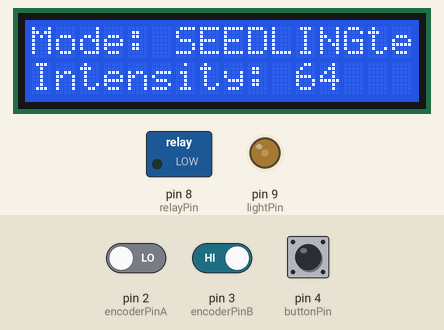
The sketch below on a simulated Arduino Uno, built with avr-gcc and run on an emulated ATmega328P. Parts: 16×2 character LCD, switched loads named in the sketch (green lamp = pin HIGH), output pins drawn as LEDs (lit = HIGH). Inputs (shaded band) come from the test bench; at power-on: pin 4 (buttonPin) HIGH, pin 2 (encoderPinA) LOW, pin 3 (encoderPinB) HIGH. The local clock reads 2024-03-15 10:24:30 at power-on unless the sketch sets it.

Above: at 3.2 s.
3.3 s: pin 4 (buttonPin) pulled LOW for 1.25 s
At 5.0 s:
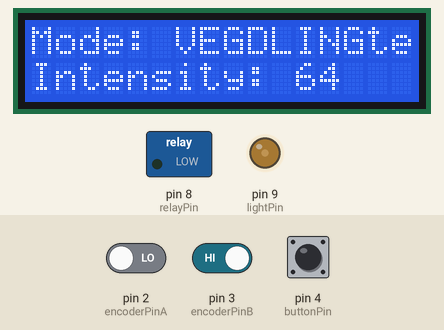
6.0 s: pin 4 (buttonPin) pulled LOW for 3.2 s
At 7.3 s:
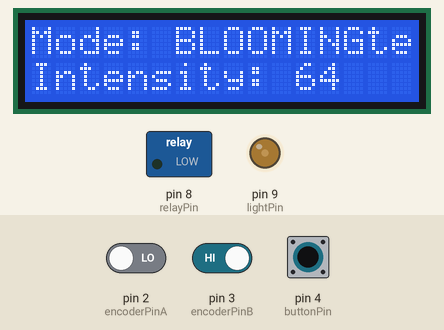
At 9.1 s:
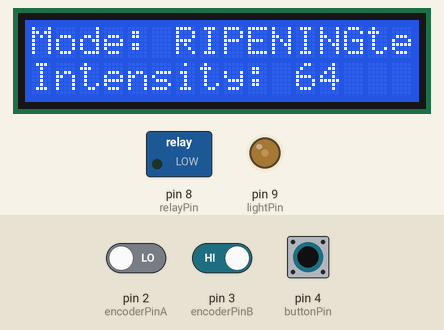
Timing chart, 0 to 10.6 s (numbered marks = the images above; inputs shaded):
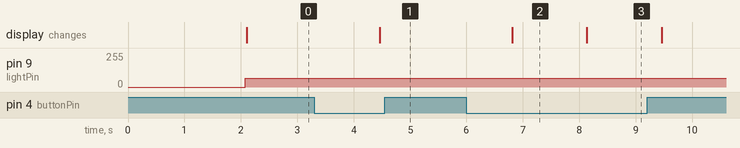

The sketch:

arduino_lightcontrol.ino
```cpp
#include <Wire.h>
#include <LiquidCrystal_I2C.h>
#include <RTClib.h>

// Pin definitions
const int lightPin = 9;            // PWM pin for dimmable grow light
const int encoderPinA = 2;         // Rotary encoder pin A
const int encoderPinB = 3;         // Rotary encoder pin B
const int buttonPin = 4;           // Button pin for encoder
const int relayPin = 8;            // Relay module pin (if used)

// LCD setup
LiquidCrystal_I2C lcd(0x27, 16, 2); // Change address if necessary

// RTC setup
RTC_DS3231 rtc;

// Rotary encoder variables
int encoderPos = 0;
int lastEncoderPos = 0;
bool buttonPressed = false;
int mode = 0; // Modes: 0 = SEEDLING, 1 = VEG, 2 = BLOOM, 3 = RIPEN

// Light intensity levels (0-255)
int intensityLevels[4] = {50, 150, 255, 150}; // Low, Medium, High, Medium

void setup() {
  // Initialize LCD
  lcd.begin();
  lcd.backlight();

  // Initialize RTC
  if (!rtc.begin()) {
    lcd.print("RTC failed");
    while (1);
  }
  if (rtc.lostPower()) {
    lcd.print("RTC lost power");
    // Set the RTC to the current date & time
    // rtc.adjust(DateTime(F(__DATE__), F(__TIME__)));
  }

  // Set up pins
  pinMode(lightPin, OUTPUT);
  pinMode(encoderPinA, INPUT);
  pinMode(encoderPinB, INPUT);
  pinMode(buttonPin, INPUT_PULLUP);
  pinMode(relayPin, OUTPUT); // Optional, if using relay

  // Initialize serial communication for debugging
  Serial.begin(9600);

  // Display startup message
  lcd.setCursor(0, 0);
  lcd.print("Grow Light System");
  delay(2000);
}

void loop() {
  // Read encoder
  int encoderA = digitalRead(encoderPinA);
  int encoderB = digitalRead(encoderPinB);

  if (encoderA != lastEncoderPos) {
    if (encoderB != encoderA) {
      encoderPos++;
    } else {
      encoderPos--;
    }
    lastEncoderPos = encoderA;
  }

  // Button press handling
  buttonPressed = !digitalRead(buttonPin);
  if (buttonPressed) {
    mode = (mode + 1) % 4; // Cycle through modes
    delay(300); // Debounce delay
  }

  // Get current time
  DateTime now = rtc.now();
  int hour = now.hour();
  int minute = now.minute();

  // Determine light intensity based on mode and time
  int lightIntensity = 0;
  int sunriseDuration = 30; // minutes to ramp up
  int sunsetDuration = 30;  // minutes to ramp down

  if (mode == 0) { // SEEDLING
    lightIntensity = intensityLevels[0];
  } else if (mode == 1) { // VEG
    lightIntensity = intensityLevels[1];
  } else if (mode == 2) { // BLOOM
    lightIntensity = intensityLevels[2];
  } else if (mode == 3) { // RIPEN
    lightIntensity = intensityLevels[3];
  }

  // Sunrise/Sunset Simulation
  int startHour = 6; // Sunrise hour
  int endHour = 18;  // Sunset hour

  if (hour >= startHour && hour < endHour) {
    int timeInDay = (hour - startHour) * 60 + minute;
    if (timeInDay < sunriseDuration * 60) {
      // Sunrise phase
      lightIntensity = map(timeInDay, 0, sunriseDuration * 60, intensityLevels[0], intensityLevels[1]);
    } else if (timeInDay > (endHour - startHour - sunsetDuration) * 60) {
      // Sunset phase
      lightIntensity = map(timeInDay, (endHour - startHour - sunsetDuration) * 60, (endHour - startHour) * 60, intensityLevels[1], intensityLevels[0]);
    } else {
      // Daytime
      lightIntensity = intensityLevels[1];
    }
  } else {
    // Nighttime
    lightIntensity = intensityLevels[0];
  }

  // Set light intensity
  analogWrite(lightPin, lightIntensity);

  // Display current mode and intensity on LCD
  lcd.setCursor(0, 0);
  lcd.print("Mode: ");
  switch (mode) {
    case 0: lcd.print("SEEDLING"); break;
    case 1: lcd.print("VEG"); break;
    case 2: lcd.print("BLOOM"); break;
    case 3: lcd.print("RIPEN"); break;
  }

  lcd.setCursor(0, 1);
  lcd.print("Intensity: ");
  lcd.print(lightIntensity);

  delay(1000); // Update display every second
}
```

Measured:
- after the input at 3.3 s, the display: changes after 1.2 s (image 1)
- after the input at 6.0 s, the display: changes after 0.81 s (image 2)
- what the display in image 2 shows lasts 1.3 s, from 6.8 s to 8.1 s
